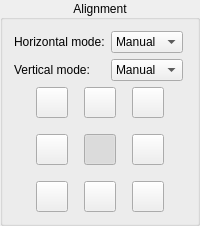
            <widget class="QGroupBox" name="alignmentGroup">
             <property name="title">
              <string>Alignment</string>
             </property>
             <property name="alignment">
              <set>Qt::AlignCenter</set>
             </property>
             <layout class="QVBoxLayout" name="verticalLayout_12">
              <item>
               <layout class="QHBoxLayout" name="horizontalLayout_20">
                <item>
                 <layout class="QGridLayout" name="gridLayout_15">
                  <item row="0" column="0">
                   <widget class="QLabel" name="hAlignmentModeLabel">
                    <property name="buddy">
                     <cstring>hAlignmentModeCB</cstring>
                    </property>
                    <property name="text">
                     <string>Horizontal mode:</string>
                    </property>
                   </widget>
                  </item>
                  <item row="1" column="0">
                   <widget class="QLabel" name="vAlignmentModeLabel">
                    <property name="buddy">
                     <cstring>vAlignmentModeCB</cstring>
                    </property>
                    <property name="text">
                     <string>Vertical mode:</string>
                    </property>
                   </widget>
                  </item>
                  <item row="0" column="1">
                   <widget class="QComboBox" name="hAlignmentModeCB">
                    <property name="currentIndex">
                     <number>1</number>
                    </property>
                    <item>
                     <property name="text">
                      <string comment="auto">Auto</string>
                     </property>
                    </item>
                    <item>
                     <property name="text">
                      <string comment="manual">Manual</string>
                     </property>
                    </item>
                    <item>
                     <property name="text">
                      <string comment="original">Original</string>
                     </property>
                    </item>
                   </widget>
                  </item>
                  <item row="1" column="1">
                   <widget class="QComboBox" name="vAlignmentModeCB">
                    <property name="currentIndex">
                     <number>1</number>
                    </property>
                    <item>
                     <property name="text">
                      <string comment="auto">Auto</string>
                     </property>
                    </item>
                    <item>
                     <property name="text">
                      <string comment="manual">Manual</string>
                     </property>
                    </item>
                    <item>
                     <property name="text">
                      <string comment="original">Original</string>
                     </property>
                    </item>
                   </widget>
                  </item>
                 </layout>
                </item>
                <item>
                 <spacer name="horizontalSpacer_75">
                  <property name="orientation">
                   <enum>Qt::Horizontal</enum>
                  </property>
                  <property name="sizeHint" stdset="0">
                   <size>
                    <width>1</width>
                    <height>1</height>
                   </size>
                  </property>
                 </spacer>
                </item>
               </layout>
              </item>
              <item>
               <layout class="QHBoxLayout" name="horizontalLayout_5">
                <item>
                 <spacer name="alignmentButtonsSpacerLeft">
                  <property name="orientation">
                   <enum>Qt::Horizontal</enum>
                  </property>
                  <property name="sizeHint" stdset="0">
                   <size>
                    <width>1</width>
                    <height>1</height>
                   </size>
                  </property>
                 </spacer>
                </item>
                <item>
                 <layout class="QGridLayout" name="gridLayout_8">
                  <property name="spacing">
                   <number>16</number>
                  </property>
                  <item row="0" column="0">
                   <widget class="QToolButton" name="alignTopLeftBtn">
                    <property name="toolTip">
                     <string>Align the content box to the top left of the page.</string>
                    </property>
                    <property name="accessibleName">
                     <string>Top left</string>
                    </property>
                    <property name="icon">
                     <iconset resource="../resources/resources.qrc">
                      <normaloff>:/icons/stock-gravity-north-west.svg</normaloff>:/icons/stock-gravity-north-west.svg</iconset>
                    </property>
                    <property name="iconSize">
                     <size>
                      <width>24</width>
                      <height>24</height>
                     </size>
                    </property>
                    <property name="checkable">
                     <bool>true</bool>
                    </property>
                    <property name="autoExclusive">
                     <bool>true</bool>
                    </property>
                   </widget>
                  </item>
                  <item row="0" column="1">
                   <widget class="QToolButton" name="alignTopBtn">
                    <property name="toolTip">
                     <string>Align the content box to the top center of the page.</string>
                    </property>
                    <property name="accessibleName">
                     <string>Top</string>
                    </property>
                    <property name="icon">
                     <iconset resource="../resources/resources.qrc">
                      <normaloff>:/icons/stock-gravity-north.svg</normaloff>:/icons/stock-gravity-north.svg</iconset>
                    </property>
                    <property name="iconSize">
                     <size>
                      <width>24</width>
                      <height>24</height>
                     </size>
                    </property>
                    <property name="checkable">
                     <bool>true</bool>
                    </property>
                    <property name="autoExclusive">
                     <bool>true</bool>
                    </property>
                   </widget>
                  </item>
                  <item row="0" column="2">
                   <widget class="QToolButton" name="alignTopRightBtn">
                    <property name="toolTip">
                     <string>Align the content box to the top right of the page.</string>
                    </property>
                    <property name="accessibleName">
                     <string>Top right</string>
                    </property>
                    <property name="icon">
                     <iconset resource="../resources/resources.qrc">
                      <normaloff>:/icons/stock-gravity-north-east.svg</normaloff>:/icons/stock-gravity-north-east.svg</iconset>
                    </property>
                    <property name="iconSize">
                     <size>
                      <width>24</width>
                      <height>24</height>
                     </size>
                    </property>
                    <property name="checkable">
                     <bool>true</bool>
                    </property>
                    <property name="autoExclusive">
                     <bool>true</bool>
                    </property>
                   </widget>
                  </item>
                  <item row="1" column="0">
                   <widget class="QToolButton" name="alignLeftBtn">
                    <property name="toolTip">
                     <string>Align the content box to the left center of the page.</string>
                    </property>
                    <property name="accessibleName">
                     <string>Left</string>
                    </property>
                    <property name="icon">
                     <iconset resource="../resources/resources.qrc">
                      <normaloff>:/icons/stock-gravity-west.svg</normaloff>:/icons/stock-gravity-west.svg</iconset>
                    </property>
                    <property name="iconSize">
                     <size>
                      <width>24</width>
                      <height>24</height>
                     </size>
                    </property>
                    <property name="checkable">
                     <bool>true</bool>
                    </property>
                    <property name="autoExclusive">
                     <bool>true</bool>
                    </property>
                   </widget>
                  </item>
                  <item row="1" column="1">
                   <widget class="QToolButton" name="alignCenterBtn">
                    <property name="toolTip">
                     <string>Center the content box on the page.</string>
                    </property>
                    <property name="accessibleName">
                     <string>Center</string>
                    </property>
                    <property name="icon">
                     <iconset resource="../resources/resources.qrc">
                      <normaloff>:/icons/stock-center.svg</normaloff>:/icons/stock-center.svg</iconset>
                    </property>
                    <property name="iconSize">
                     <size>
                      <width>24</width>
                      <height>24</height>
                     </size>
                    </property>
                    <property name="checkable">
                     <bool>true</bool>
                    </property>
                    <property name="checked">
                     <bool>true</bool>
                    </property>
                    <property name="autoExclusive">
                     <bool>true</bool>
                    </property>
                   </widget>
                  </item>
                  <item row="1" column="2">
                   <widget class="QToolButton" name="alignRightBtn">
                    <property name="toolTip">
                     <string>Align the content box to the right center of the page.</string>
                    </property>
                    <property name="accessibleName">
                     <string>Right</string>
                    </property>
                    <property name="icon">
                     <iconset resource="../resources/resources.qrc">
                      <normaloff>:/icons/stock-gravity-east.svg</normaloff>:/icons/stock-gravity-east.svg</iconset>
                    </property>
                    <property name="iconSize">
                     <size>
                      <width>24</width>
                      <height>24</height>
                     </size>
                    </property>
                    <property name="checkable">
                     <bool>true</bool>
                    </property>
                    <property name="autoExclusive">
                     <bool>true</bool>
                    </property>
                   </widget>
                  </item>
                  <item row="2" column="0">
                   <widget class="QToolButton" name="alignBottomLeftBtn">
                    <property name="toolTip">
                     <string>Align the content box to the bottom left of the page.</string>
                    </property>
                    <property name="accessibleName">
                     <string>Bottom left</string>
                    </property>
                    <property name="icon">
                     <iconset resource="../resources/resources.qrc">
                      <normaloff>:/icons/stock-gravity-south-west.svg</normaloff>:/icons/stock-gravity-south-west.svg</iconset>
                    </property>
                    <property name="iconSize">
                     <size>
                      <width>24</width>
                      <height>24</height>
                     </size>
                    </property>
                    <property name="checkable">
                     <bool>true</bool>
                    </property>
                    <property name="autoExclusive">
                     <bool>true</bool>
                    </property>
                   </widget>
                  </item>
                  <item row="2" column="1">
                   <widget class="QToolButton" name="alignBottomBtn">
                    <property name="toolTip">
                     <string>Align the content box to the bottom center of the page.</string>
                    </property>
                    <property name="accessibleName">
                     <string>Bottom</string>
                    </property>
                    <property name="icon">
                     <iconset resource="../resources/resources.qrc">
                      <normaloff>:/icons/stock-gravity-south.svg</normaloff>:/icons/stock-gravity-south.svg</iconset>
                    </property>
                    <property name="iconSize">
                     <size>
                      <width>24</width>
                      <height>24</height>
                     </size>
                    </property>
                    <property name="checkable">
                     <bool>true</bool>
                    </property>
                    <property name="autoExclusive">
                     <bool>true</bool>
                    </property>
                   </widget>
                  </item>
                  <item row="2" column="2">
                   <widget class="QToolButton" name="alignBottomRightBtn">
                    <property name="toolTip">
                     <string>Align the content box to the bottom right of the page.</string>
                    </property>
                    <property name="accessibleName">
                     <string>Bottom right</string>
                    </property>
                    <property name="icon">
                     <iconset resource="../resources/resources.qrc">
                      <normaloff>:/icons/stock-gravity-south-east.svg</normaloff>:/icons/stock-gravity-south-east.svg</iconset>
                    </property>
                    <property name="iconSize">
                     <size>
                      <width>24</width>
                      <height>24</height>
                     </size>
                    </property>
                    <property name="checkable">
                     <bool>true</bool>
                    </property>
                    <property name="autoExclusive">
                     <bool>true</bool>
                    </property>
                   </widget>
                  </item>
                 </layout>
                </item>
                <item>
                 <spacer name="horizontalSpacer_18">
                  <property name="orientation">
                   <enum>Qt::Horizontal</enum>
                  </property>
                  <property name="sizeHint" stdset="0">
                   <size>
                    <width>1</width>
                    <height>1</height>
                   </size>
                  </property>
                 </spacer>
                </item>
               </layout>
              </item>
             </layout>
            </widget>
